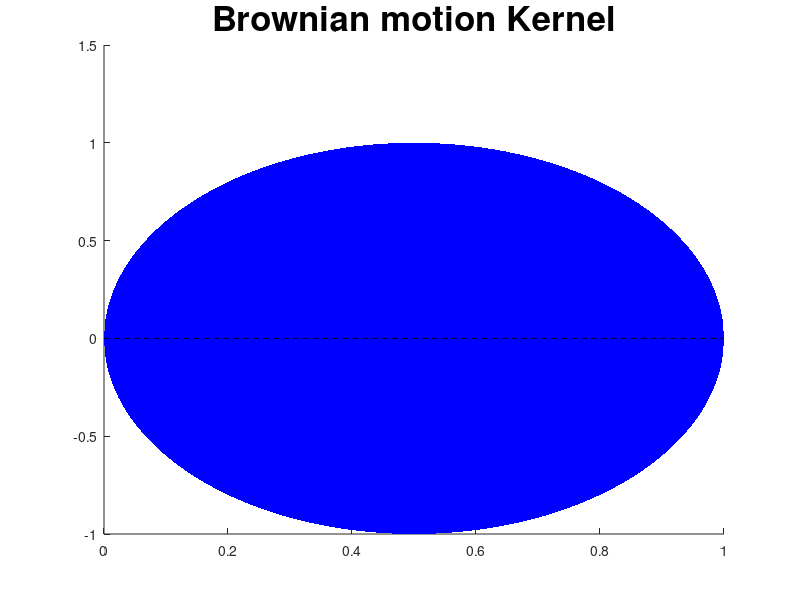

This figure's MATLAB source: (Note: this script raises an error after producing the figure.)
K = @(a,b)(bsxfun(@min, a', b));
f = @(x)(exp(cosh((x + 2*x.^2+cos(x))./(3+sin(x.^3)))));

f = @(x)(exp(-sin(3*(6*x-3)).^2 - (6*x-3).^2));

x = linspace(0,1,500);
plot(x, f(x))

%%

figure(1); clf; hold on
title('Brownian motion Kernel', 'Fontsize', 25)

for i = 0:10

    X = ((0:2^i)/2^i)';
    Y = f(X);

    Q = K(X,X) + 10d-7 * eye(size(X,1));
    m = K(x,X') * (Q\Y); 
    sigma = 2*sqrt(diag(K(x,x)+ 10d-7 * eye(size(x,1)) - K(x,X') * (Q\K(X',x))));

    
    fill([x';flipud(x')],[m-sigma;flipud(m+sigma)],'b','linestyle','none');
    plot(x, m, 'k--'); 
    alpha(0.05)
    scatter(X,zeros(length(X),1), 'filled', 'red')
    axis([0 1 0 1])
    drawnow
    pause

end

hold off

%%

K = @(a,b) (0.5 * abs(bsxfun(@minus,a',b)) .* bsxfun(@min,a',b).^2 + (1/3) * bsxfun(@min,a',b).^3 );

figure(2); clf; hold on
title('Spline Kernel', 'Fontsize', 25)

for i = 0:10

    X = ((0:2^i)/2^i)';
    Y = f(X);

    Q = K(X,X) + 10d-7 * eye(size(X,1));
    m = K(x,X') * (Q\Y); 
    sigma = 2*sqrt(diag(K(x,x)+ 10d-7 * eye(size(x,1)) - K(x,X') * (Q\K(X',x))));

    
    fill([x';flipud(x')],[m-sigma;flipud(m+sigma)],'b','linestyle','none');
    plot(x, m, 'k--'); 
    alpha(0.25)
    scatter(X,zeros(length(X),1), 'filled', 'red')
    axis([0 1 0 1])
    drawnow
    pause

end